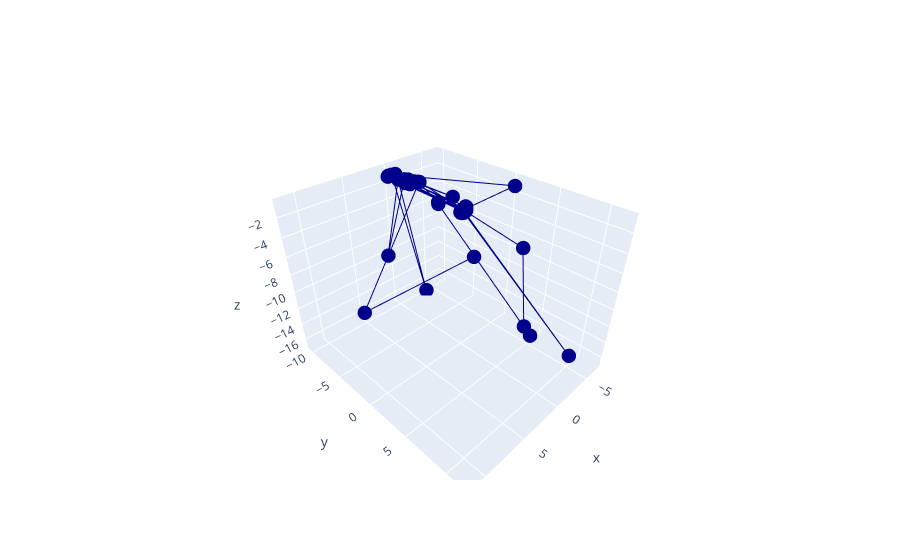

Source (notebook cell):
### Code cell
fig = go.Figure(data=[go.Scatter3d(x=positions.T[0], y=positions.T[1], z=positions.T[2],
                                    marker_size=5, text=np.arange(0, len(positions)), line=dict(
        color='darkblue',
        width=2
    )
)])

fig.show()

### Figure 1 — Plotly figure (JSON) as saved in the notebook; plotly's stock layout.template omitted (floating-point values rounded to 4 significant figures; data arrays with more than 128 entries replaced by an {"elided": "..."} marker saying what was removed)
{"data": [{"line": {"color": "darkblue", "width": 2}, "marker": {"size": 5}, "text": {"elided": "187 int values"}, "type": "scatter3d", "x": {"elided": "187 float values"}, "y": {"elided": "187 float values"}, "z": {"elided": "187 float values"}}], "layout": {}}
